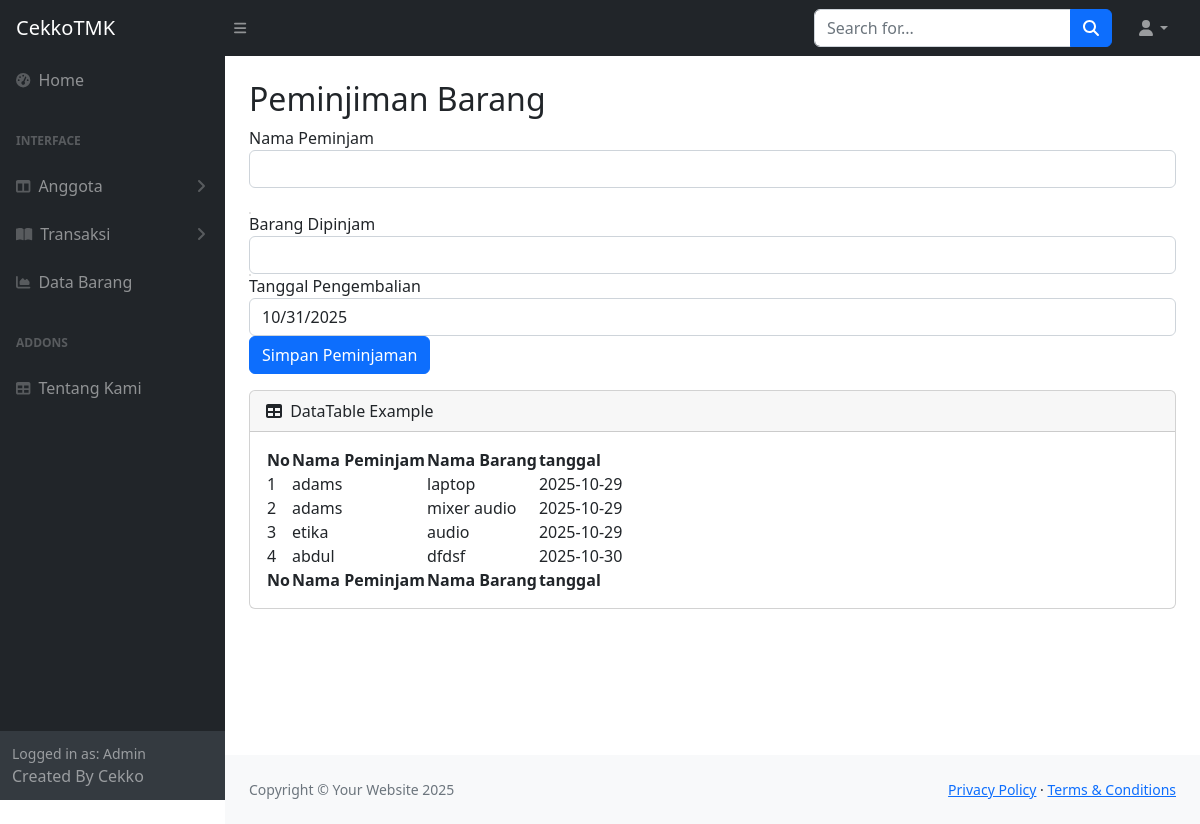
Page /login/index.php?page=peminjaman (signed in) on the committed database.
### tables this page shows
CREATE TABLE `peminjaman` (
  `id_peminjam` int(11) NOT NULL,
  `nama_pemin` varchar(11) NOT NULL,
  `nama_brg` varchar(11) NOT NULL,
  `tanggal` varchar(11) NOT NULL
);

### login/peminjaman.php (the view, shortened to what this page needs)
<h2 class="page-header">Peminjiman Barang</h2>
<form action="aksi/simpanpinjam.php" method="post">
       <div class = "box-body">
         <div class ="form-group">
          <label>Nama Peminjam</label>
          <input type="text" class="form-control" id="nama" name="nama"
          autocomplete="off" onkeyup="cariData('nama','suggestions_peminjam')"><br>
        </div>
         <div class ="form-group">
          <div id="suggestions_peminjam" class="suggestion-box"></div>
          <label>Barang Dipinjam</label>
          <input type="text" class="form-control" id="nama_brg" name="nama_brg"
          autocomplete="off" onkeyup="cariData('nama_brg','suggestions_barang')">
</div>
 <div class ="form-group">
          <div id="suggestions_barang" class="suggestion-box"></div>
          <label>Tanggal Pengembalian</label>
          <input type="date" class="form-control" id="tanggal" name="tanggal"
          value="<?= date('Y-m-d'); ?>" readonly>
</div>
          <button type="submit" class="btn btn-primary" name="submit">Simpan Peminjaman</button>
</div>
</form>
<div class="card mb-4">
                            <div class="card-header">
                                <i class="fas fa-table me-1"></i>
                                DataTable Example
                            </div>
                            <div class="card-body">
                                <table id="datatablesSimple">
                                    <thead>
                                        <tr>
                                            <th>No</th>
                                            <th>Nama Peminjam</th>
                                            <th>Nama Barang</th>
                                            <th>tanggal</th>
                                         </tr>
                                    </thead>
                                    <tfoot>
                                     <tr>
                                            <th>No</th>
                                            <th>Nama Peminjam</th>
                                            <th>Nama Barang</th>
                                            <th>tanggal</th>
                                         </tr>
                                    </tfoot>
                                    <tbody>
<?php
$query = $mysqli->query("SELECT * FROM peminjaman");
$no = 1;
while ($lihat = mysqli_fetch_array($query)) {
  echo "<tr>
  <td>{$no}</td>
  <td>{$lihat['nama_pemin']}</td>
  <td>{$lihat['nama_brg']}</td>
  <td>{$lihat['tanggal']}</td>
  </tr>";
$no++;
}
?>
</tbody>
</table></div>

### login/peminjaman.php (style rules this page uses)
.suggestion-box { border: 1px solid #ccc; background: white; position: absolute; z-index: 5; max-height: 150px; overflow-y: auto; border-radius: 1px; }

### rows in the picture
peminjaman: nama_pemin "adams", nama_brg "laptop", tanggal "2025-10-29"
peminjaman: nama_pemin "adams", nama_brg "mixer audio", tanggal "2025-10-29"
peminjaman: nama_pemin "etika", nama_brg "audio", tanggal "2025-10-29"
peminjaman: nama_pemin "abdul", nama_brg "dfdsf", tanggal "2025-10-30"
